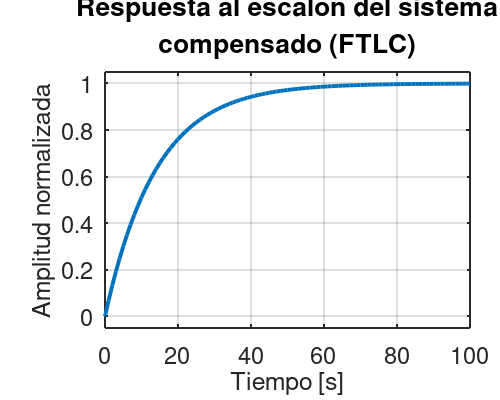

Here is the MATLAB script that generated this plot:
% Respuesta al escalon del sistema compensado (FTLC)

close all; clear; clc;
pkg load control;

s = tf('s');
Rth = 6.375;
Cth = 10.9716;
tau = Rth * Cth;
Gact = 40;
FTLA = Gact * (Rth / (tau * s + 1));

Ti = tau;
PI = (s + 1/Ti) / s;
s1 = -1 / (0.20 * tau);
L = (Gact * Rth * (s1 + 1/Ti)) / (s1 * (tau * s1 + 1));
Kp = 1 / abs(L);

FTLC = minreal(feedback(Kp * PI * FTLA, 1));

fig = figure(1);
set(fig, 'Color', [1 1 1], 'Position', [100 100 540 430]);
step(FTLC, 100);
grid on;

set(gca, 'Position', [0.21 0.18 0.73 0.64]);
set(gca, 'FontSize', 17, 'LineWidth', 1.4);
set(gca, 'XTick', 0:20:100, 'YTick', 0:0.2:1.2);
set(findobj(gca, 'Type', 'line'), 'LineWidth', 2.8);
title({'Respuesta al escalon del sistema'; 'compensado (FTLC)'}, 'FontSize', 19, 'FontWeight', 'bold');
xlabel('Tiempo [s]', 'FontSize', 18);
ylabel('Amplitud normalizada', 'FontSize', 18);

set(fig, 'PaperUnits', 'inches', 'PaperSize', [5.0 4.0], 'PaperPosition', [0 0 5.0 4.0]);
print -dpng -r300 05_step_compensado.png
